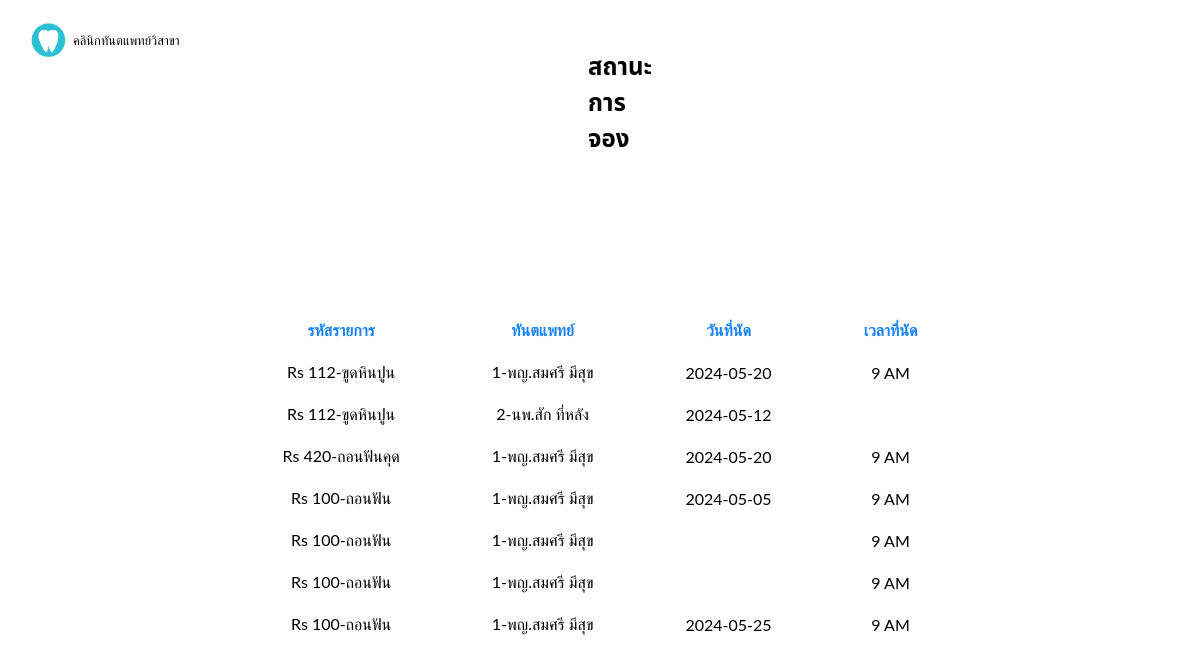
The app's page /dental/viewappointment.php (signed in), older data.
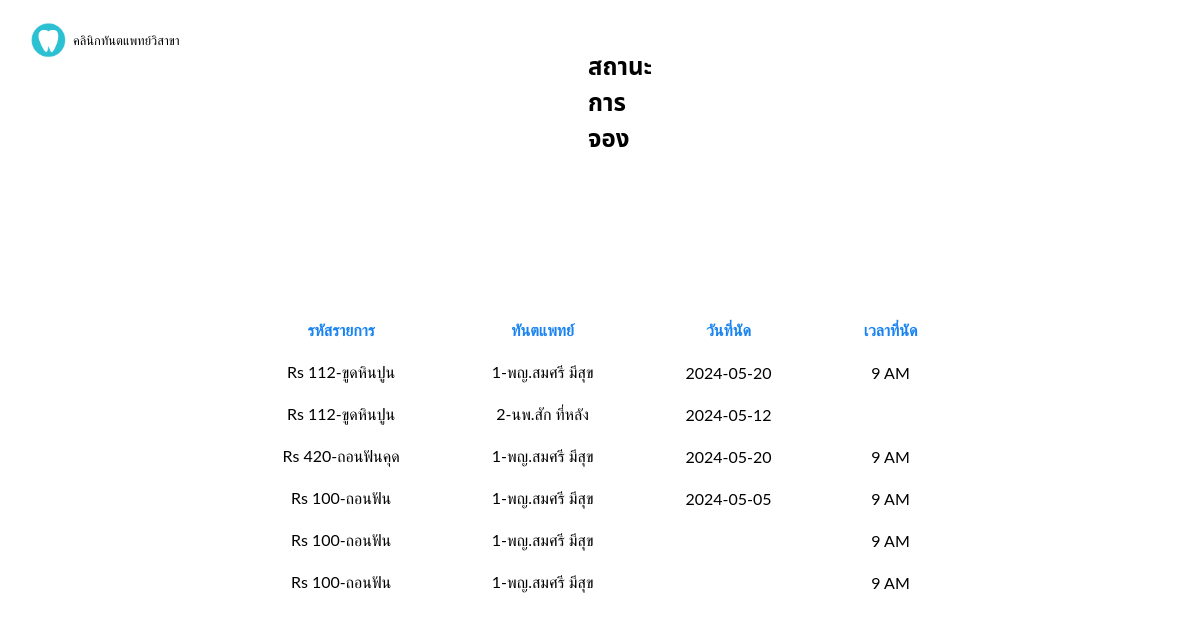
The same page, newer data.
### tables this page shows
CREATE TABLE `appointement` (
  `ser` tinyint(4) NOT NULL,
  `userid` varchar(10) NOT NULL,
  `username` varchar(50) NOT NULL,
  `code` varchar(30) NOT NULL,
  `dentist` varchar(25) NOT NULL,
  `regdate` varchar(20) NOT NULL,
  `regtime` varchar(5) NOT NULL,
  `status` varchar(15) NOT NULL,
  `d` int(5) NOT NULL
);

### dental/viewappointment.php (the view, shortened to what this page needs)
<!doctype html>
<html lang=th>
<head>
<link rel="stylesheet" type="text/css" href="viewappointment.css">
</head>
<body>
	<a href="index.html" ><img src="download.png" width="40" height="40" class="logo">
		<p class="logotext">คลินิกทันตแพทย์วิสาขา</p></a>
<div id="container">
<div id="content">
<h2 class="page" style="margin: 50px 580px;">สถานะการจอง</h2>
<?php
require('connect-mysql.php');
$dbcon->set_charset("utf8mb4");
$q = "SELECT userid ,code,dentist,regdate,regtime FROM appointement WHERE userid=".$_SESSION['userid']." ";
$result = @mysqli_query ($dbcon, $q);
if ($result) {
				echo '<table class="table" style="margin: 150px auto;">
				<tr class="heading"><td class="col head"><b>รหัสรายการ</b></td><td class="col head"><b>ทันตแพทย์</b></td>
				<td class="col head"><b>วันที่นัด</b></td>
				<td class=" last"><b>เวลาที่นัด</b></td>
				</tr>';
				while ($row = mysqli_fetch_array($result, MYSQLI_ASSOC)) {
				echo '<tr class="heading2"><td class="col">' . $row['code'] . '</td>
				<td class="col">' . $row['dentist'] .'</td>
				<td class="col">' . $row['regdate'] .'</td>
				<td class="last1">'.  $row['regtime'] . '</td>
				</tr>'; }
				echo '</table>';
			   }
else {
		echo '<p class="error">ขออภัยในความไม่สะดวก ไม่สามารถดึงข้อมูลผู้ใช้ปัจจุบันได้</p>';
		echo '<p>' . mysqli_error($dbcon) . '<br><br>Query: ' . $q . '</p>';
     }
?>
</div>
</div>
</body>
</html>

### dental/viewappointment.css (style rules this page uses)
body { font-family: "Noto Sans Thai", sans-serif; font-optical-sizing: auto; }
.logo { position: absolute; margin-left: 20px; font-family: 'Roboto', sans-serif; font-size: 0.8em; top: 20px; }
.logotext { position: absolute; margin-left: 65px; top: 20px; font-family: 'Roboto', sans-serif; font-size: 0.8em; color: black; }
.col { font-family: 'Lato', sans-serif; padding-right:80px; }
.head { color: #1984f1; font-family: 'Lato', sans-serif; text-align: center; }
.heading { color: black; border-bottom: 2px solid #1984f1; }
table { text-align: center; }
.heading2 { border-bottom:1px solid black; }
.page { text-align: center; }
td { padding: 10px; }
.last { color: #1984f1; font-family: 'Lato', sans-serif; }
.last1 { font-family: 'Lato', sans-serif; }

Row changes from the older to the newer data that the page shows:
removed appointement: code "Rs 100-ถอนฟัน", dentist "1-พญ.สมศรี มีสุข", regdate "2024-05-25", regtime "9 AM"
